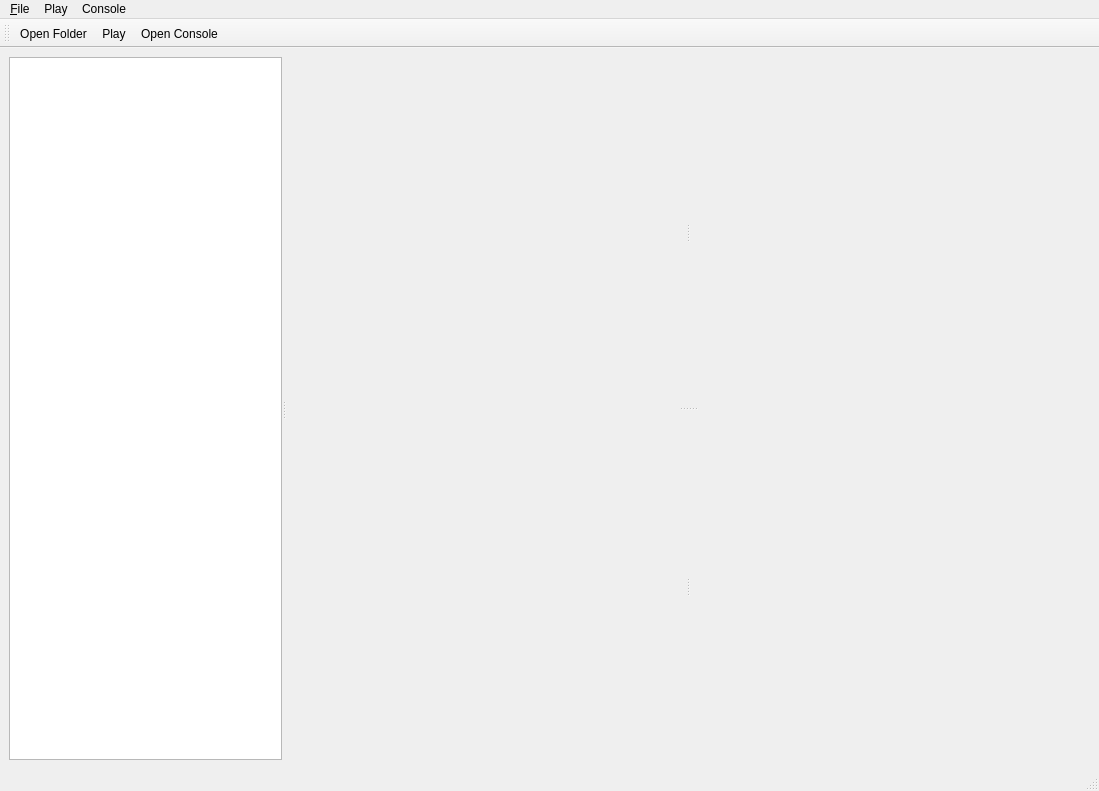
<?xml version="1.0" encoding="UTF-8"?>
<ui version="4.0">
 <class>MainWindow</class>
 <widget class="QMainWindow" name="MainWindow">
  <property name="geometry">
   <rect>
    <x>0</x>
    <y>0</y>
    <width>1099</width>
    <height>791</height>
   </rect>
  </property>
  <property name="windowTitle">
   <string>MainWindow</string>
  </property>
  <property name="windowIcon">
   <iconset resource="resources/icons/resources.qrc">
    <normaloff>:/icons/signal.png</normaloff>:/icons/signal.png</iconset>
  </property>
  <widget class="QWidget" name="main_widget">
   <layout class="QHBoxLayout" name="horizontalLayout">
    <item>
     <widget class="QSplitter" name="h_splitter">
      <property name="orientation">
       <enum>Qt::Horizontal</enum>
      </property>
      <widget class="QTreeView" name="tree_view">
       <property name="minimumSize">
        <size>
         <width>200</width>
         <height>500</height>
        </size>
       </property>
       <property name="frameShadow">
        <enum>QFrame::Sunken</enum>
       </property>
      </widget>
      <widget class="QSplitter" name="v_splitter">
       <property name="orientation">
        <enum>Qt::Vertical</enum>
       </property>
       <widget class="QSplitter" name="top_splitter">
        <property name="orientation">
         <enum>Qt::Horizontal</enum>
        </property>
        <widget class="QWidget" name="mpl_widget1" native="true">
         <property name="minimumSize">
          <size>
           <width>400</width>
           <height>300</height>
          </size>
         </property>
         <property name="baseSize">
          <size>
           <width>0</width>
           <height>0</height>
          </size>
         </property>
        </widget>
        <widget class="QWidget" name="mpl_widget2" native="true">
         <property name="minimumSize">
          <size>
           <width>400</width>
           <height>300</height>
          </size>
         </property>
         <property name="baseSize">
          <size>
           <width>0</width>
           <height>0</height>
          </size>
         </property>
        </widget>
       </widget>
       <widget class="QSplitter" name="bottom_splitter">
        <property name="orientation">
         <enum>Qt::Horizontal</enum>
        </property>
        <widget class="QWidget" name="mpl_widget3" native="true">
         <property name="minimumSize">
          <size>
           <width>400</width>
           <height>300</height>
          </size>
         </property>
         <property name="baseSize">
          <size>
           <width>0</width>
           <height>0</height>
          </size>
         </property>
        </widget>
        <widget class="QWidget" name="mpl_widget4" native="true">
         <property name="minimumSize">
          <size>
           <width>400</width>
           <height>300</height>
          </size>
         </property>
         <property name="baseSize">
          <size>
           <width>0</width>
           <height>0</height>
          </size>
         </property>
        </widget>
       </widget>
      </widget>
     </widget>
    </item>
   </layout>
  </widget>
  <widget class="QMenuBar" name="menubar">
   <property name="geometry">
    <rect>
     <x>0</x>
     <y>0</y>
     <width>1099</width>
     <height>23</height>
    </rect>
   </property>
   <widget class="QMenu" name="menu_File">
    <property name="title">
     <string>&amp;File</string>
    </property>
    <addaction name="action_Open_Folder"/>
   </widget>
   <widget class="QMenu" name="menu_Console">
    <property name="title">
     <string>Console</string>
    </property>
   </widget>
   <widget class="QMenu" name="menuPlay">
    <property name="title">
     <string>Play</string>
    </property>
   </widget>
   <addaction name="menu_File"/>
   <addaction name="menuPlay"/>
   <addaction name="menu_Console"/>
  </widget>
  <widget class="QStatusBar" name="statusbar"/>
  <widget class="QToolBar" name="toolBar">
   <property name="windowTitle">
    <string>toolBar</string>
   </property>
   <attribute name="toolBarArea">
    <enum>TopToolBarArea</enum>
   </attribute>
   <attribute name="toolBarBreak">
    <bool>false</bool>
   </attribute>
   <addaction name="action_Open_Folder"/>
   <addaction name="action_Play"/>
   <addaction name="actionOpen_Console"/>
  </widget>
  <action name="action_Open_Folder">
   <property name="icon">
    <iconset resource="resources/icons/resources.qrc">
     <normaloff>:/icons/open.png</normaloff>:/icons/open.png</iconset>
   </property>
   <property name="text">
    <string>&amp;Open Folder...</string>
   </property>
   <property name="shortcut">
    <string>Ctrl+O</string>
   </property>
   <property name="shortcutContext">
    <enum>Qt::WindowShortcut</enum>
   </property>
  </action>
  <action name="actionOpen_Console">
   <property name="icon">
    <iconset resource="resources/icons/resources.qrc">
     <normaloff>:/icons/console.png</normaloff>:/icons/console.png</iconset>
   </property>
   <property name="text">
    <string>Open &amp;Console</string>
   </property>
  </action>
  <action name="action_Play">
   <property name="checkable">
    <bool>true</bool>
   </property>
   <property name="icon">
    <iconset resource="resources/icons/resources.qrc">
     <normaloff>:/icons/play.png</normaloff>:/icons/play.png</iconset>
   </property>
   <property name="text">
    <string>&amp;Play</string>
   </property>
  </action>
 </widget>
 <resources>
  <include location="resources/icons/resources.qrc"/>
 </resources>
 <connections/>
 <slots>
  <slot>openFolder()</slot>
 </slots>
</ui>
